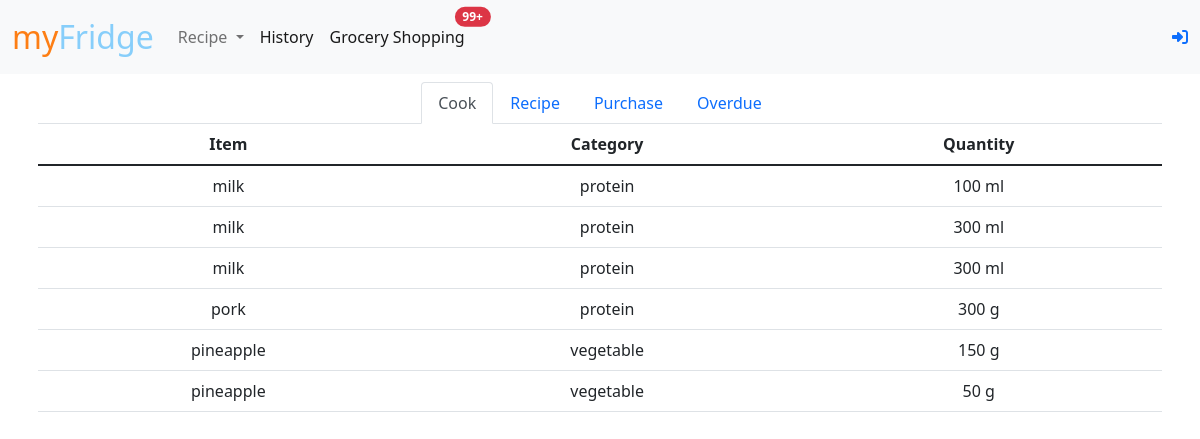
The app's page /history with its own data.
### tables this page shows
CREATE TABLE items (id INTEGER PRIMARY KEY, item TEXT NOT NULL, unit TEXT NOT NULL, category TEXT, UNIQUE(item));

CREATE TABLE item_quantity (id INTEGER PRIMARY KEY, purchase_id INTEGER, quantity NUMERIC, FOREIGN KEY (purchase_id) REFERENCES purchase(id));

### app.py (the view)
@login_required
@app.route('/history', methods=["GET", "POST"])
def history():
    db = get_db()
    cook = db.execute('SELECT item, category, quantity, unit FROM item_quantity iq JOIN purchase p ON iq.purchase_id = p.id JOIN items i ON p.item_id = i.id WHERE quantity < 0').fetchall()
    recipes = db.execute('SELECT name, group_concat(item) AS ingredients, DATE(timestamp) AS date FROM recipes r JOIN ingredients ing ON r.id = ing.recipe_id JOIN items i ON ing.item_id = i.id').fetchall()
    purchase = db.execute('SELECT item, category, quantity, unit, purchase_date FROM purchase p JOIN items i ON p.item_id = i.id JOIN item_quantity iq ON iq.purchase_id = p.id WHERE quantity > 0').fetchall()
    overdue = db.execute('SELECT item, category, quantity, unit, best_before FROM items i JOIN (SELECT item_id, SUM(quantity) AS quantity, best_before FROM purchase p JOIN item_quantity iq ON iq.purchase_id = p.id GROUP BY p.id) AS m ON m.item_id = i.id WHERE best_before < DATE("now") AND quantity > 0').fetchall()
    return render_template('history.html', cook=cook, recipes=recipes, purchase=purchase, overdue=overdue)

### app.py (called while the page is built)
def get_db():
    db = getattr(g, '_database', None)
    if db is None:
        db = g._database = sqlite3.connect(database)
        db.row_factory = sqlite3.Row
    return db

@app.teardown_appcontext
def close_connection(exception):
    db = getattr(g, '_database', None)
    if db is not None:
        db.close()

@app.after_request
def after_request(response):
    response.headers["Cache-Control"] = "no-cache, no-store, must-revalidate"
    response.headers["Expires"] = 0
    response.headers["Pragma"] = "no-cache"
    return response

@app.context_processor
def utility_processor():
    return dict(abs=abs)

### templates/history.html (shortened to what this page needs)
{% extends 'layout.html' %}
{% block main %}
<ul class="nav nav-tabs justify-content-center" id="historyTab" role="tablist">
    <li class="nav-item" role="presentation">
      <button class="nav-link active" id="cook-history" data-bs-toggle="tab" data-bs-target="#cook" type="button" role="tab" aria-controls="cook" aria-selected="true">Cook</button>
    </li>
    <li class="nav-item" role="presentation">
      <button class="nav-link" id="recipe-history" data-bs-toggle="tab" data-bs-target="#recipe" type="button" role="tab" aria-controls="recipe" aria-selected="false">Recipe</button>
    </li>
    <li class="nav-item" role="presentation">
      <button class="nav-link" id="purchase-history" data-bs-toggle="tab" data-bs-target="#purchase" type="button" role="tab" aria-controls="purchase" aria-selected="false">Purchase</button>
    </li>
    <li class="nav-item" role="presentation">
        <button class="nav-link" id="overdue-history" data-bs-toggle="tab" data-bs-target="#overdue" type="button" role="tab" aria-controls="overdue" aria-selected="false">Overdue</button>
    </li>
  </ul>
  <div class="tab-content" id="historyContent">
    <div class="tab-pane fade show active" id="cook" role="tabpanel" aria-labelledby="cook-history">
        <table class="table table-hover">
            <thead>
                <tr>
                    <th>Item</th>
                    <th>Category</th>
                    <th>Quantity</th>
                </tr>
            </thead>
            <tbody>
                {% for item in cook %}
                <tr>
                    <td>{{item.item}}</td>
                    <td>{{item.category}}</td>
                    <td>{{abs(item.quantity)}} {{item.unit}}</td>
                </tr>
                {% endfor %}
            </tbody>
        </table>
    </div>
  </div>
{% endblock %}

### templates/layout.html (shortened to what this page needs)
<!DOCTYPE html>
<html lang="en">
    <head>
        <link href="https://cdn.jsdelivr.net/npm/bootstrap@5.1.3/dist/css/bootstrap.min.css" rel="stylesheet">
        <link href="/static/styles.css" rel="stylesheet">
        <link rel="stylesheet" type="text/css" href="https://cdn.datatables.net/v/bs5/dt-1.11.5/sp-2.0.0/sl-1.3.4/datatables.min.css"/>
    </head>
    <body>
      <nav class="navbar navbar-expand-lg navbar-light bg-light">
          <div class="container-fluid">
            <a class="navbar-brand" href="/"><span class="orange">my</span><span class="blue">Fridge</span></a>
            <div class="collapse navbar-collapse" id="navbarSupportedContent">
              <ul class="navbar-nav me-auto mb-2 mb-lg-0">
                <li class="nav-item dropdown">
                  <a class="nav-link dropdown-toggle" href="#" id="recipe-dropdown" role="button" data-bs-toggle="dropdown" aria-expanded="false">
                    Recipe
                  </a>
                </li>
                <li class="nav-item">
                  <a class="nav-link active" aria-current="page" href="/history">History</a>
                </li>
                <li class="nav-item position-relative">
                  <a class="nav-link active" aria-current="page" href="/grocery">
                    Grocery Shopping
                    <span class="position-absolute top-0 start-100 translate-middle badge rounded-pill bg-danger">
                      99+
                    </span>
                  </a>
                </li>
              </ul>
              {% if session['user_id'] %}
                <a href="/logout" title="Logout"><i class="fa-solid fa-right-from-bracket"></i></a>
              {% else %}
                <a href="/login" title="Login"><i class="fa-solid fa-right-to-bracket"></i></a>
              {% endif %}
            </div>
          </div>
        </nav>
        <div class="container-sm p-2 text-center">
          {% block main %}{% endblock %}
        </div>
    </body>
</html>

### static/styles.css (style rules this page uses)
nav .navbar-brand { font-size: xx-large; }
nav .navbar-brand .orange { color: #fd7e14; }
nav .navbar-brand .blue { color: #87CEFA; }
div .orange { font-size: xx-large; color: #fd7e14; }
div .blue { font-size: xx-large; color: #87CEFA; }

### records on screen
items: item "milk", category "protein", unit "ml"
item_quantity: quantity "100"
item_quantity: quantity "300"
item_quantity: quantity "300"
items: item "pork", category "protein", unit "g"
item_quantity: quantity "300"
items: item "pineapple", category "vegetable", unit "g"
item_quantity: quantity "150"
item_quantity: quantity "50"
